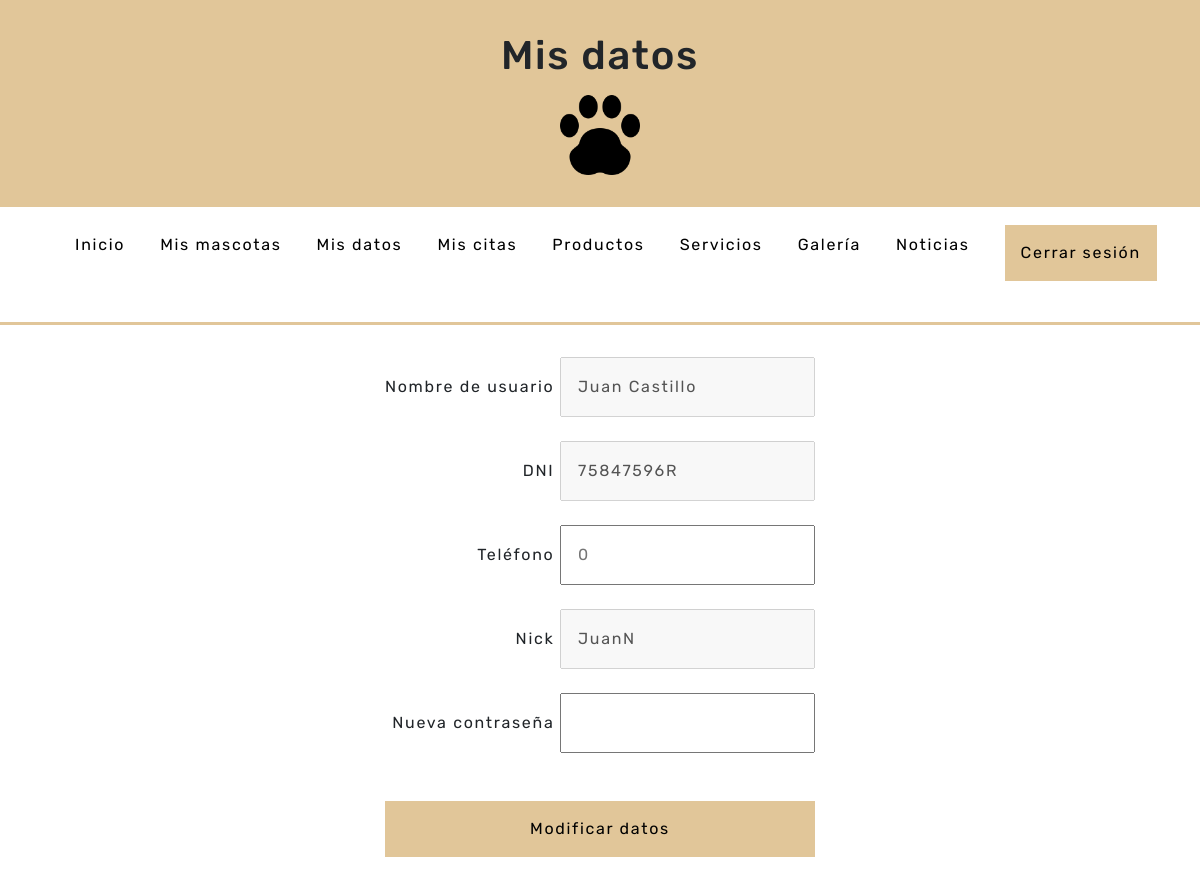
Page /php/paginas/mis_datos.php (signed in) on the committed database.
### php/paginas/mis_datos.php (the view, shortened to what this page needs)
<!DOCTYPE html>
<html lang="es">
<head>
    <link href="https://cdn.jsdelivr.net/npm/bootstrap@5.1.3/dist/css/bootstrap.min.css" rel="stylesheet">
    <link rel="stylesheet" href="../../css/styles.css">
</head>
<body>
    <?php
        require_once("../funciones.php");
        echo mostrarCabecera("Mis datos","../../index.php","../../img/huella.png");
    ?>
    <header>
        <?php
            if(isset($_COOKIE["como_usuario"])){
                echo mostrarNavUser("../../index.php","mis_mascotas.php","mis_datos.php","mis_citas.php","productos.php","servicios.php","galeria.php","noticias.php");
            }
        ?>
    </header>
    <main>
        <div id="contenedor_clientes">
            <div>
                    <form action="#" method="post">
                        <?php
                            $conex = conectarServidor();
                            $find = $conex->query("select *
                                                from dueño
                                                where nick='$_SESSION[nick]'");
                            while($fila = $find->fetch_array(MYSQLI_ASSOC)){
                                if($fila["telefono"]==""){
                                    $x = "<input type='text' name='telefono' placeholder='Nuevo número'>";
                                }else{
                                    $x = "<input type='text' name='telefono' placeholder='$fila[telefono]'>";
                                }
                                echo "<div id='mis_datos'>
                                        <span>
                                            <label>Nombre de usuario</label>
                                            <input type='text' name='nombre' disabled value='$fila[nombre]'>
                                        </span>
                                        <br><br>
                                        <span>
                                            <label>DNI</label>
                                            <input type='text' name='DNI' disabled value='$fila[dni]'>
                                        </span>
                                        <br><br>
                                        <span>
                                            <label>Teléfono</label>
                                            $x
                                        </span>
                                        <br><br>
                                        <span>
                                            <label>Nick</label>
                                            <input type='text' name='nombre' disabled value='$fila[nick]'>
                                        </span>
                                        <br><br>
                                        <span>
                                            <label>Nueva contraseña</label>
                                            <input type='text' name='nueva_pass'>
                                        </span>
                                    </div>
                                    <br><br>
                                    <input class='eFD' type='submit' name='enviar' value='Modificar datos'>
                                    <input type='hidden' name='pass_antigua' value='$fila[pass]'>
                                    <input type='hidden' name='tele_antiguo' value='$fila[telefono]'>";
                            }
                        ?>
                    </form>
            </div>
        </div>
    </main>
</body>
</html>

### css/styles.css (style rules this page uses)
* { font-family: 'Rubik', sans-serif; letter-spacing: 1.7px; }
body { margin: 0; }
header { position: sticky; top: 0px; z-index: 1000000; }
input[type="submit"],input[type="reset"] { background-color: #e1c699; padding: 1em; border: none; }
input[type="text"],input[type="email"],input[type="number"] { padding: 1em; }
#contenedor_clientes, #contenedorPro, #contenedorSer, #contenedorTes, #contenedor_calendario { display: flex; justify-content: center; margin-top: 2em; margin-bottom: 2em; }
#mis_datos { text-align: right; }
#mis_datos~input { width: 100%; }

### rows in the picture
dueño: nombre "Juan Castillo", DNI "75847596R", telefono "0", nombre "JuanN"

### other values in the picture
$nombre_pagina "Mis datos"
